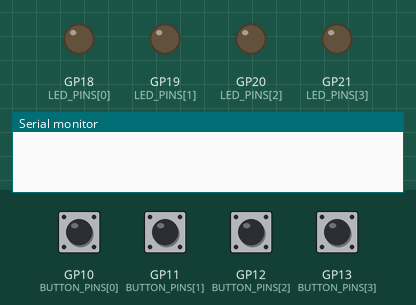
Simulated run of this program. Board: Raspberry Pi Pico. Shown: output pins drawn as LEDs (lit = HIGH), the last lines printed to the serial monitor. The inputs (shaded band) are chosen by the test bench; at power-on: GP10 (BUTTON_PINS[0]), GP11 (BUTTON_PINS[1]), GP12 (BUTTON_PINS[2]), GP13 (BUTTON_PINS[3]) LOW.

Above: at 1.2 s.
1.3 s: GP10 (BUTTON_PINS[0]) pulled HIGH for 0.15 s
At 2.6 s:
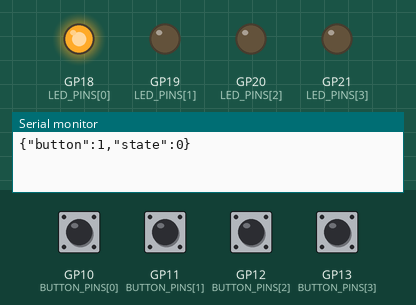
2.9 s: GP11 (BUTTON_PINS[1]) pulled HIGH for 0.15 s
At 3.8 s:
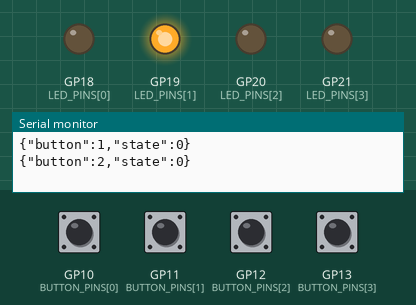
4.5 s: GP12 (BUTTON_PINS[2]) pulled HIGH for 0.15 s
At 5.0 s:
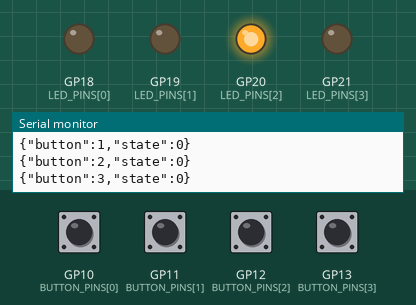
6.1 s: GP13 (BUTTON_PINS[3]) pulled HIGH for 0.15 s
At 6.19 s:
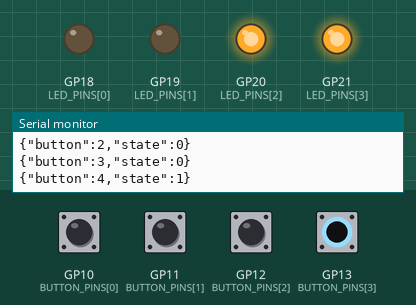
7.7 s: GP10 (BUTTON_PINS[0]) pulled HIGH for 1 s
At 9.9 s:
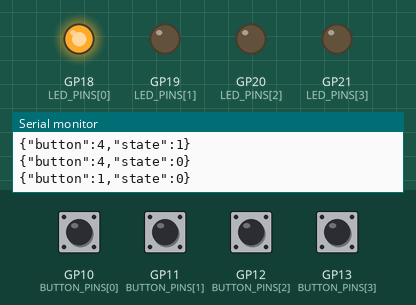
10.2 s: GP13 (BUTTON_PINS[3]) pulled HIGH for 1 s
At 11.0 s:
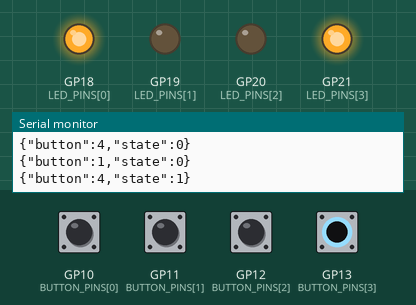
Timing chart, 0 to 13.2 s (numbered marks = the images above; inputs shaded):
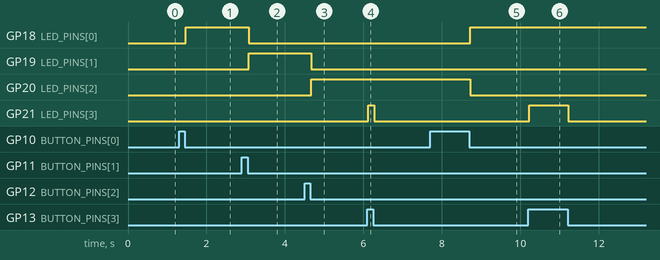

The program:

main.cpp
```cpp
#include <Arduino.h>
#include <ArduinoJson.h>
#include <AceButton.h>
using namespace ace_button;

const int LED_PINS[4] = {18, 19, 20, 21};

const int BUTTON_PINS[4] = {10, 11, 12, 13};

AceButton buttons[4];

bool disabled = false;

// Define the maximum size of the JSON message
const size_t JSON_BUFFER_SIZE = JSON_OBJECT_SIZE(3);

// Create a buffer to store the JSON message
StaticJsonDocument<JSON_BUFFER_SIZE> jsonBuffer;

unsigned long previousMillis = 0;
const unsigned long interval = 500;

void handleButtonPress(AceButton *, uint8_t, uint8_t);

void setup()
{
  Serial.begin(9600);

  // Set the LED pins as outputs
  for (int i = 0; i < 4; i++)
  {
    pinMode(LED_PINS[i], OUTPUT);
  }
  // Setup the buttons
  for (int i = 0; i < 4; i++)
  {
    pinMode(BUTTON_PINS[i], INPUT_PULLDOWN);
    buttons[i].init(BUTTON_PINS[i], PinStatus::LOW, i + 1);
    buttons[i].setEventHandler(handleButtonPress);
  }
  ButtonConfig *buttonConfig = ButtonConfig::getSystemButtonConfig();
  buttonConfig->setClickDelay(500);
  // buttonConfig->setDebounceDelay(50);
  // digitalWrite(LED_PINS[0], HIGH);
}

void loop()
{
  if (Serial.available())
  {
    // Read the JSON message from the serial port
    String jsonMessage = Serial.readStringUntil('\n');

    // Clear the JSON buffer
    jsonBuffer.clear();

    // Deserialize the JSON message
    DeserializationError error = deserializeJson(jsonBuffer, jsonMessage);

    // Test if parsing succeeds.
    if (error)
    {
      // Serial.print(F("deserializeJson() failed: "));
      // Serial.println(error.c_str());
      // return;
    }

    // Extract values
    disabled = jsonBuffer["disabled"];
    if (!disabled)
    {
      // Turn off LED 4
      digitalWrite(LED_PINS[3], LOW);
    }
  }
  for (auto i = 0; i < 4; i++)
  {
    buttons[i].check();
  }
  if (disabled)
  {
    // Blink LED 4
    unsigned long currentMillis = millis();
    if (currentMillis - previousMillis >= interval)
    {
      previousMillis = currentMillis;
      digitalWrite(LED_PINS[3], !digitalRead(LED_PINS[3]));
    }
  }
}

void handleButtonPress(AceButton *button, uint8_t eventType, uint8_t buttonState)
{
  // Serial.println("Button pressed");
  // Get the pin number of the button that was pressed
  int id = button->getId();
  if (!disabled)
  {
    if (buttonState == AceButton::kEventPressed)
    {
      if (id < 4)
      {
        // Turn off all LEDs
        for (int i = 0; i < 3; i++)
        {
          digitalWrite(LED_PINS[i], LOW);
        }
        // Turn on the LED that corresponds to the button that was pressed
        digitalWrite(LED_PINS[id - 1], HIGH);
      }
    }

    if (id == 4)
    {
      // Toggle led
      digitalWrite(LED_PINS[3], !digitalRead(LED_PINS[3]));
    }
    if (id == 4 || buttonState == AceButton::kEventPressed)
    {
      // Create a JSON message
      jsonBuffer.clear();
      JsonObject root = jsonBuffer.to<JsonObject>();
      root["button"] = id;
      root["state"] = buttonState;

      // Serialize the JSON message
      String jsonMessage;
      serializeJson(root, jsonMessage);

      // Send the JSON message through the serial port
      Serial.println(jsonMessage);
    }
  }
}
```

Measured:
- after the input at 1.3 s, GP18 (LED_PINS[0]): LOW → HIGH after 0.17 s
- after the input at 2.9 s, GP18 (LED_PINS[0]): HIGH → LOW after 0.17 s; GP19 (LED_PINS[1]): LOW → HIGH after 0.17 s
- after the input at 4.5 s, GP19 (LED_PINS[1]): HIGH → LOW after 0.17 s; GP20 (LED_PINS[2]): LOW → HIGH after 0.17 s
- after the input at 6.1 s, GP21 (LED_PINS[3]): LOW → HIGH at once, → LOW 0.15 s later
- after the input at 7.7 s, GP18 (LED_PINS[0]): LOW → HIGH after 1.0 s; GP20 (LED_PINS[2]): HIGH → LOW after 1.0 s
- after the input at 10.2 s, GP21 (LED_PINS[3]): LOW → HIGH at once, → LOW 1.0 s later
